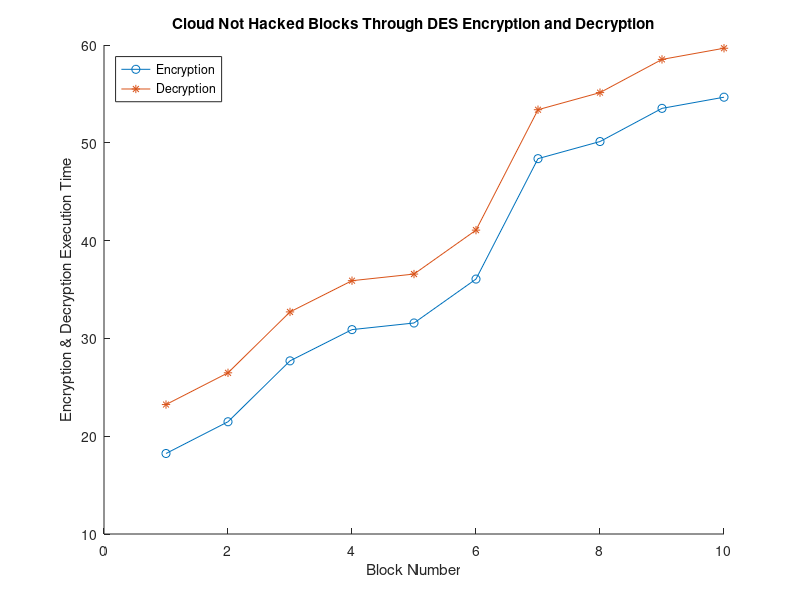

The MATLAB script that drew this image:
clear all;
close all;
clc

A= dlmread("Not_hacked.csv");
x= A(:,1);
y= A(:,2);

hold on
plot(x,'-o');
plot(y,'-*');
legend('Encryption','Decryption','Location','NorthWest')
xlabel('Block Number'), ylabel('Encryption & Decryption Execution Time')
title('Cloud Not Hacked Blocks Through DES Encryption and Decryption')


